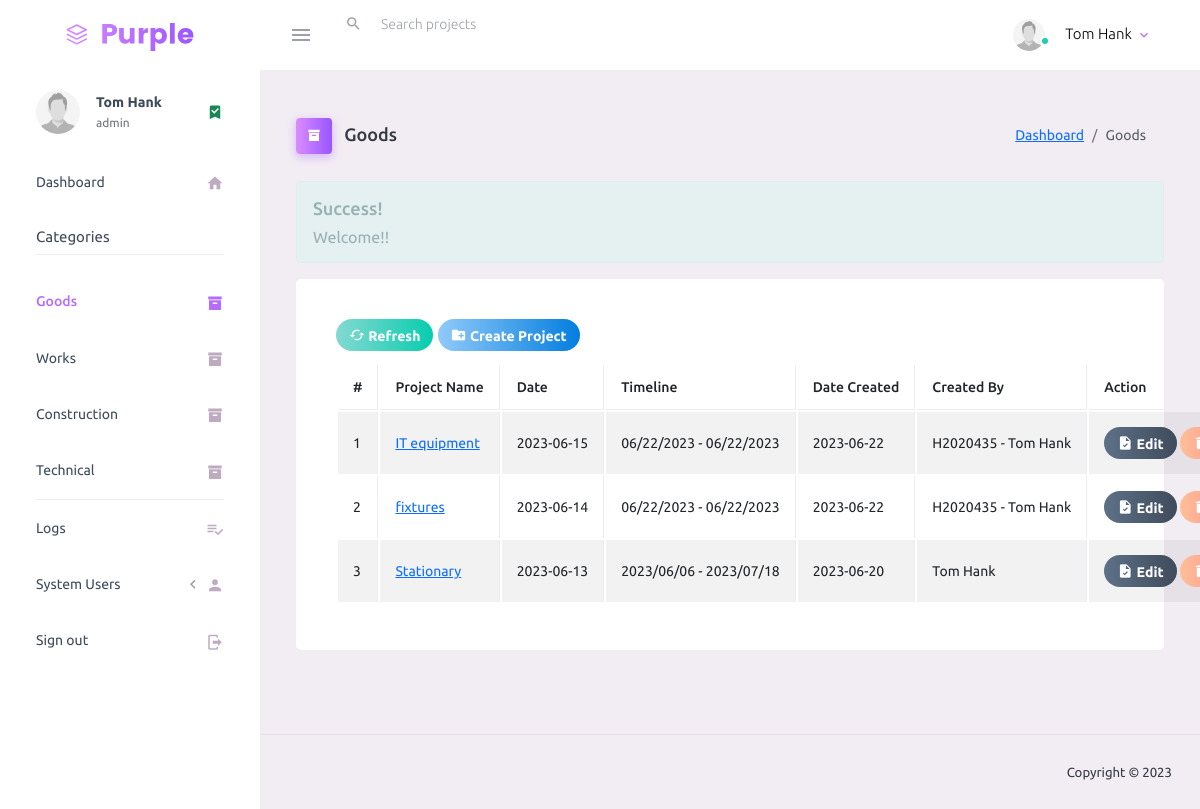
The page /goods.php (signed in) on the database its author committed.
### tables this page shows
CREATE TABLE `users_table` (
  `user_id` int(5) NOT NULL,
  `emp_id` text NOT NULL,
  `password` varchar(100) NOT NULL,
  `user_type` text NOT NULL,
  `status` tinyint(1) DEFAULT 0,
  `CreatedOn` date NOT NULL DEFAULT current_timestamp(),
  `CreatedBy` text NOT NULL,
  `deleted_on` date NOT NULL DEFAULT current_timestamp(),
  `deleted_by` text NOT NULL,
  `full_name` text NOT NULL,
  `photo` text NOT NULL
);

CREATE TABLE `projects` (
  `project_id` int(30) NOT NULL,
  `cat_id` int(30) NOT NULL,
  `project_name` text NOT NULL,
  `project_date` date NOT NULL,
  `project_timeline` text NOT NULL,
  `date_created` date NOT NULL DEFAULT current_timestamp(),
  `created_by` text NOT NULL,
  `delete_flag` int(2) NOT NULL DEFAULT 0 COMMENT '2 = deleted by admin; 1 = deleted by user; 0= not deleted'
);

### inc/session.php (called while the page is built, shortened)
<?php
	include 'conn.php';
	$sql = "SELECT * FROM users_table WHERE emp_id = '".$_SESSION['user']."'";
	$query = $conn->query($sql);
	$user = $query->fetch_assoc();
?>

### goods.php (the view, shortened to what this page needs)
<?php include 'inc/session.php'; ?>
<?php include 'inc/header.php'; ?>
<body>
    <div class="container-scroller">
        <?php include 'inc/menubar.php'; ?>
        <div class="container-fluid page-body-wrapper">
            <?php include 'inc/sidebar.php'; ?>
            <div class="main-panel">
                <div class="content-wrapper">
                    <div class="page-header">
                        <h3 class="page-title">
                            <span class="page-title-icon bg-gradient-primary text-white me-2">
                                <i class="mdi mdi-archive"></i>
                            </span> Goods
                        </h3>
                        <nav aria-label="breadcrumb">
                            <ol class="breadcrumb">
                                <li class="breadcrumb-item"><a href="dashboard.php">Dashboard</a></li>
                                <li class="breadcrumb-item active" aria-current="page">Goods</li>
                            </ol>
                        </nav>
                    </div>
                    <?php
                    if (isset($_SESSION['success'])) {
                        echo "
                            <div class='alert alert-success alert-dismissible'>
                            <h4><i class='icon fa fa-check'></i> Success!</h4>
                            " . $_SESSION['success'] . "
                            </div>
                        ";
                    }
                    ?>
                    <div class="row">
                        <div class="col-md-12 grid-margin stretch-card">
                            <div class="card">
                                <div class="card-body">
                                    <div class="card-title">
                                        <button title="Refresh" class="btn btn-gradient-success btn-rounded btn-sm" onClick="window.location.reload();"><i class="mdi mdi-cached"></i> Refresh</button>
                                        <button type="button" title="Create New" class="btn btn-gradient-info btn-rounded btn-sm addNew"><i class="mdi mdi-folder-plus"></i> Create Project</button>
                                    </div>
                                    <table id="example1" class="table table-bordered table-hover table-striped">
                                        <thead>
                                            <th>#</th>
                                            <th>Project Name</th>
                                            <th>Date</th>
                                            <th>Timeline</th>
                                            <th>Date Created</th>
                                            <th>Created By</th>
                                            <?php
                                            if ($user['user_type'] == 'admin') : ?>
                                                <th>Action</th>
                                            <?php
                                            endif; ?>
                                        </thead>
                                        <tbody>
                                            <?php
                                            $sql =  "SELECT * FROM projects WHERE cat_id = 1 AND delete_flag = 0 ORDER BY date_created DESC";
                                            $query = $conn->query($sql);
                                            $i = 1;
                                            while ($row = $query->fetch_assoc()) {
                                            ?>
                                                <tr>
                                                    <td><?= $i; ?></td>
                                                    <td><a title="View Project Details" href="project_phase.php?id=<?=base64_encode($row['project_id'])?>&page=<?=base64_encode('goods.php')?>&t=<?=base64_encode($row['project_name'])?>"><?= $row['project_name']; ?></a></td>
                                                    <td><?= $row['project_date']; ?></td>
                                                    <td><?= $row['project_timeline']; ?></td>
                                                    <td><?= $row['date_created']; ?></td>
                                                    <td><?= $row['created_by']; ?></td>
                                                    <?php
                                                    if ($user['user_type'] == 'admin') : ?>
                                                        <td>
                                                            <button title="Edit" class="btn btn-gradient-dark btn-sm btn-rounded btn-icon-text edit" data-id='<?= $row['project_id'] ?>'><i class="mdi mdi-file-check"></i> Edit</button>
                                                            <button title='Delete' class='btn btn-gradient-danger btn-sm btn-rounded btn-flat delete' data-id='<?= $row['project_id'] ?>'><i class='mdi mdi-delete'></i> Delete</button>
                                                        </td>
                                                    <?php
                                                    endif; ?>
                                                </tr>
                                            <?php $i++;
                                            }
                                            ?>
                                        </tbody>
                                    </table>
                                </div>
                            </div>
                        </div>
                    </div>
                </div>
                <?php include 'inc/footer.php'; ?>
            </div>
        </div>
    </div>
</body>
</html>

### inc/menubar.php (shortened to what this page needs)
<nav class="navbar default-layout-navbar col-lg-12 col-12 p-0 fixed-top d-flex flex-row">
  <div class="text-center navbar-brand-wrapper d-flex align-items-center justify-content-center">
    <a class="navbar-brand brand-logo" href="dashboard.php"><img src="assets/images/logo.svg" alt="logo" /></a>
  </div>
  <div class="navbar-menu-wrapper d-flex align-items-stretch">
    <button class="navbar-toggler navbar-toggler align-self-center" type="button" data-toggle="minimize">
      <span class="mdi mdi-menu"></span>
    </button>
    <div class="search-field d-none d-md-block">
      <form class="d-flex align-items-center h-100" action="#">
        <div class="input-group">
          <div class="input-group-prepend bg-transparent">
            <i class="input-group-text border-0 mdi mdi-magnify"></i>
          </div>
          <input type="text" class="form-control bg-transparent border-0" placeholder="Search projects">
        </div>
      </form>
    </div>
    <ul class="navbar-nav navbar-nav-right">
      <li class="nav-item nav-profile dropdown">
        <a class="nav-link dropdown-toggle" id="profileDropdown" href="#" data-bs-toggle="dropdown" aria-expanded="false">
          <div class="nav-profile-img">
            <img src="<?php echo (!empty($user['photo'])) ? 'uploads/images/'.$user['photo'] : 'assets/images/profile.jpg'; ?>" alt="image">
            <span class="availability-status online"></span>
          </div>
          <div class="nav-profile-text">
            <p class="mb-1 text-black"><?php echo $user['full_name']; ?></p>
          </div>
        </a>
      </li>
    </ul>
  </div>
</nav>

### inc/sidebar.php (shortened to what this page needs)
<nav class="sidebar sidebar-offcanvas" id="sidebar">
  <ul class="nav sidebar-menu">
    <li class="nav-item nav-profile">
      <a href="#" class="nav-link">
        <div class="nav-profile-image">
          <img src="<?php echo (!empty($user['photo'])) ? 'uploads/images/'.$user['photo'] : 'assets/images/profile.jpg'; ?>" alt="profile">
        </div>
        <div class="nav-profile-text d-flex flex-column">
          <span class="font-weight-bold mb-2"><?php echo $user['full_name']; ?></span>
          <span class="text-secondary text-small"><?php echo $user['user_type']; ?></span>
        </div>
        <i class="mdi mdi-bookmark-check text-success nav-profile-badge"></i>
      </a>
    </li>
    <li class="nav-item">
      <a class="nav-link" href="dashboard.php">
        <span class="menu-title">Dashboard</span>
        <i class="mdi mdi-home menu-icon"></i>
      </a>
    </li>
    <li class="nav-item sidebar-actions" style="margin-top: 0;">
      <span class="nav-link">
        <div class="border-bottom">
          <h6 class="font-weight-normal mb-2">Categories</h6>
        </div>
      </span>
    </li>
    <li class="nav-item">
      <a class="nav-link" href="goods.php?id=<?= base64_encode(1)?>&page=<?= base64_encode('goods.php')?>">
        <span class="menu-title">Goods</span>
        <i class="mdi mdi-archive menu-icon"></i>
      </a>
    </li>
    <li class="nav-item">
      <a class="nav-link" href="works.php?id=<?= base64_encode(2)?>&page=<?= base64_encode('works.php')?>">
        <span class="menu-title">Works</span>
        <i class="mdi mdi-archive menu-icon"></i>
      </a>
    </li>
    <li class="nav-item">
      <a class="nav-link" href="normalServices.php?id=<?= base64_encode(3)?>&page=<?= base64_encode('normalServices.php')?>">
        <span class="menu-title">Construction</span>
        <i class="mdi mdi-archive menu-icon"></i>
      </a>
    </li>
    <li class="nav-item">
      <a class="nav-link border-bottom" href="technical.php?id=<?= base64_encode(4)?>&page=<?= base64_encode('technical.php')?>">
        <span class="menu-title">Technical</span>
        <i class="mdi mdi-archive menu-icon"></i>
      </a>
    </li>
    <li class="nav-item">
      <a class="nav-link" href="logs.php">
        <span class="menu-title">Logs</span>
        <i class="mdi mdi-playlist-check menu-icon"></i>
      </a>
    </li>
    <li class="nav-item">
      <a class="nav-link" data-bs-toggle="collapse" href="#ui-basic" aria-expanded="false" aria-controls="ui-basic">
        <span class="menu-title">System Users</span>
        <i class="menu-arrow"></i>
        <i class="mdi mdi-account menu-icon"></i>
      </a>
    </li>
    <li class="nav-item">
      <a class="nav-link" href="process/logout.php">
        <span class="menu-title">Sign out</span>
        <i class="mdi mdi-logout menu-icon"></i>
      </a>
    </li>
  </ul>
</nav>

### rows shown on the page
users_table: full_name "Tom Hank", user_type "admin"
projects: project_name "IT equipment", project_date "2023-06-15", project_timeline "06/22/2023 - 06/22/2023", date_created "2023-06-22", created_by "H2020435 - Tom Hank"
projects: project_name "fixtures", project_date "2023-06-14", project_timeline "06/22/2023 - 06/22/2023", date_created "2023-06-22", created_by "H2020435 - Tom Hank"
projects: project_name "Stationary", project_date "2023-06-13", project_timeline "2023/06/06 - 2023/07/18", date_created "2023-06-20", created_by "Tom Hank"

### other values the page prints
$_SESSION['success'] "Welcome!!"
